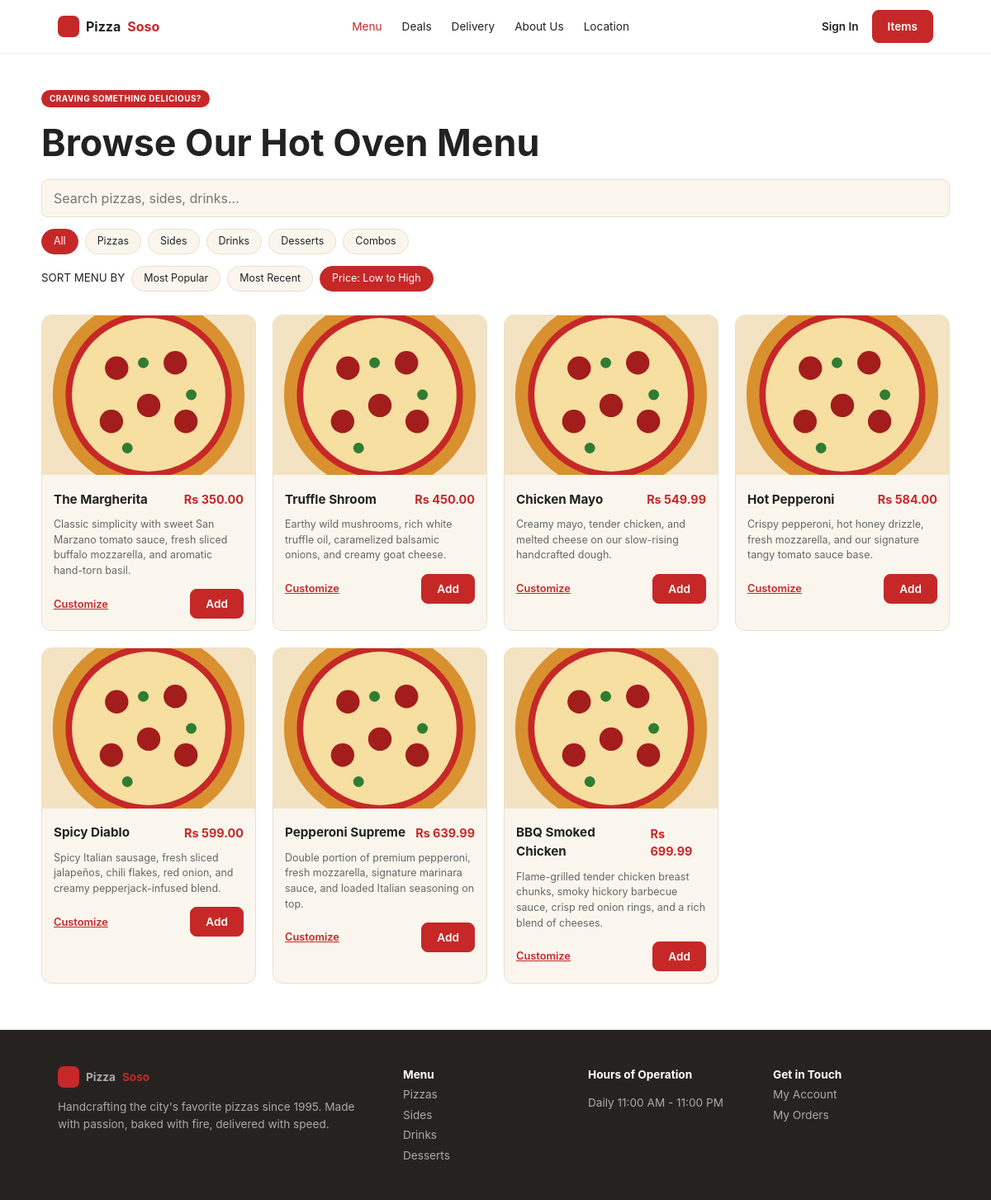
Page /pizzasoso/menu.php?sort=price on the committed database.
### tables this page shows
CREATE TABLE `pizza` (
  `pizza_id` int(11) NOT NULL,
  `name` varchar(100) NOT NULL,
  `description` text DEFAULT NULL,
  `category` varchar(50) DEFAULT NULL,
  `base_price` decimal(10,2) NOT NULL,
  `image_url` varchar(500) DEFAULT NULL,
  `is_active` tinyint(1) NOT NULL DEFAULT 1
);

### pizzasoso/includes/bootstrap.php (the view, shortened to what this page needs)
<?php
function e($s) { return htmlspecialchars((string)$s, ENT_QUOTES, 'UTF-8'); }
function money($v) { return 'Rs ' . number_format((float)$v, 2); }
function pizza_card($p) { $img = $p['image_url'] ?: 'assets/img/pizza.svg'; ?>
<article class="card"><img src="<?= e($img) ?>" alt="<?= e($p['name']) ?>"><div class="card-b">
<div class="row"><h3><?= e($p['name']) ?></h3><b class="price"><?= money($p['base_price']) ?></b></div>
<p><?= e($p['description']) ?></p>
<div class="row"><a class="link" href="pizza.php?id=<?= (int)$p['pizza_id'] ?>">Customize</a>
<form method="post" action="cart.php"><button class="btn">Add</button></form></div>
</div></article>
<?php }

### pizzasoso/menu.php (shortened to what this page needs)
<?php require 'includes/bootstrap.php'; $title = 'Menu';
$q = trim($_GET['q'] ?? ''); $cat = $_GET['category'] ?? 'All'; $sort = $_GET['sort'] ?? 'popular';
$cats = ['All', 'Pizzas', 'Sides', 'Drinks', 'Desserts', 'Combos'];
$sorts = ['popular' => 'Most Popular', 'recent' => 'Most Recent', 'price' => 'Price: Low to High'];
$order = ['popular' => 'cnt DESC, p.name', 'recent' => 'p.pizza_id DESC', 'price' => 'p.base_price ASC'][$sort];
$sql = "SELECT p.*, COALESCE(SUM(oi.quantity),0) cnt FROM pizza p LEFT JOIN orderitem oi ON oi.pizza_id=p.pizza_id WHERE p.is_active=1";
$args = [];
$st = $pdo->prepare($sql . " GROUP BY p.pizza_id ORDER BY $order"); $st->execute($args); $items = $st->fetchAll();
function qs($o) { return '?' . http_build_query(array_merge($_GET, $o)); }
include 'includes/header.php'; ?>
<main class="wrap sec"><span class="pill">CRAVING SOMETHING DELICIOUS?</span><h1>Browse Our Hot Oven Menu</h1>
<form class="search" method="get"><input type="search" name="q" value="<?= e($q) ?>" placeholder="Search pizzas, sides, drinks..." maxlength="100"></form>
<div class="chips"><?php foreach ($cats as $c): ?><a class="<?= $c === $cat ? 'on' : '' ?>" href="<?= e(qs(['category' => $c])) ?>"><?= e($c) ?></a><?php endforeach; ?></div>
<div class="chips"><small>SORT MENU BY</small><?php foreach ($sorts as $k => $l): ?><a class="<?= $k === $sort ? 'on' : '' ?>" href="<?= e(qs(['sort' => $k])) ?>"><?= e($l) ?></a><?php endforeach; ?></div>
<div class="grid4"><?php foreach ($items as $p) pizza_card($p); ?></div>
<?php if (!$items): ?><p class="center">Nothing found. Try a different search or category.</p><?php endif; ?></main>
<?php include 'includes/footer.php'; ?>

### pizzasoso/assets/css/style.css (style rules this page uses)
:root { --red:#C62828;--amber:#F5A623;--cream:#FAF6EE;--ink:#222;--mut:#666;--bd:#eadfcb }
* { box-sizing:border-box }
body { margin:0;font-family:Inter,system-ui,-apple-system,"Segoe UI",Arial,sans-serif;color:var(--ink);background:#fff;line-height:1.5 }
a { color:inherit;text-decoration:none }
img { max-width:100%;display:block }
h1 { font-size:2.8rem;line-height:1.15;margin:.4em 0 }
h3,h4 { margin:.3em 0 }
.wrap { max-width:1100px;margin:0 auto;padding:0 20px }
.btn { display:inline-block;background:var(--red);color:#fff;border:1px solid var(--red);padding:9px 18px;border-radius:8px;font-weight:600;font-size:.85rem;cursor:pointer;font-family:inherit }
.link { background:none;border:0;color:var(--red);font-weight:600;text-decoration:underline;font-size:.8rem;cursor:pointer;font-family:inherit }
.pill { display:inline-block;background:var(--red);color:#fff;font-size:.62rem;font-weight:700;letter-spacing:.05em;padding:3px 10px;border-radius:20px }
.lead,.sub,p { color:var(--mut) }
.sec { padding:56px 0 }
main.sec { padding-top:40px;padding-bottom:56px }
.grid4 { display:grid;grid-template-columns:repeat(4,1fr);gap:20px;margin-top:28px;text-align:left }
.card,.deal,.rev,.order { background:var(--cream);border:1px solid var(--bd);border-radius:12px;overflow:hidden }
.card img { width:100%;aspect-ratio:4/3;object-fit:cover }
.card-b { padding:14px }
.card p { font-size:.78rem;margin:.4em 0 1em }
.row { display:flex;justify-content:space-between;align-items:center;gap:12px }
.price { color:var(--red);font-size:.9rem }
.card h3 { font-size:.95rem }
.search input,.form input,.form select,input[type=number] { width:100%;padding:10px 14px;border:1px solid var(--bd);border-radius:8px;background:var(--cream);font:inherit }
.chips { display:flex;flex-wrap:wrap;gap:8px;margin:14px 0;align-items:center }
.chips a { padding:5px 14px;border:1px solid var(--bd);background:var(--cream);border-radius:20px;font-size:.78rem }
.chips a.on { background:var(--red);color:#fff;border-color:var(--red) }

### rows in the picture
pizza: name "The Margherita", base_price "Rs 350.00", description "Classic simplicity with sweet San Marzano tomato sauce, fresh sliced buffalo mozzarella, and aromatic hand-torn basil."
pizza: name "Truffle Shroom", base_price "Rs 450.00", description "Earthy wild mushrooms, rich white truffle oil, caramelized balsamic onions, and creamy goat cheese."
pizza: name "Chicken Mayo", base_price "Rs 549.99", description "Creamy mayo, tender chicken, and melted cheese on our slow-rising handcrafted dough."
pizza: name "Hot Pepperoni", base_price "Rs 584.00", description "Crispy pepperoni, hot honey drizzle, fresh mozzarella, and our signature tangy tomato sauce base."
pizza: name "Spicy Diablo", base_price "Rs 599.00", description "Spicy Italian sausage, fresh sliced jalapeños, chili flakes, red onion, and creamy pepperjack-infused blend."
pizza: name "Pepperoni Supreme", base_price "Rs 639.99", description "Double portion of premium pepperoni, fresh mozzarella, signature marinara sauce, and loaded Italian seasoning on top."
pizza: name "BBQ Smoked Chicken", base_price "Rs 699.99", description "Flame-grilled tender chicken breast chunks, smoky hickory barbecue sauce, crisp red onion rings, and a rich blend of cheeses."

### other values in the picture
$c "All"
$c "Pizzas"
$c "Sides"
$c "Drinks"
$c "Desserts"
$c "Combos"
$l "Most Popular"
$l "Most Recent"
$l "Price: Low to High"
